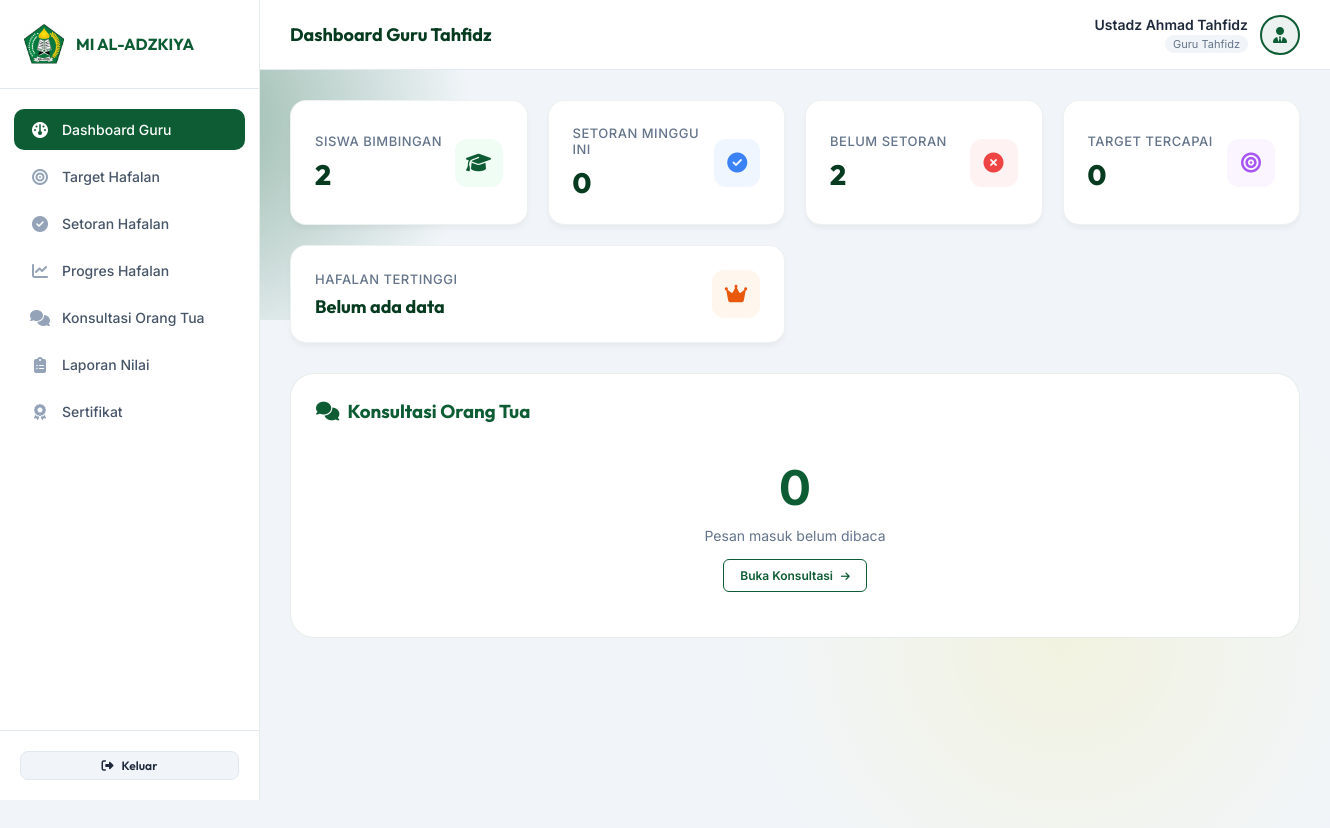
Page /guru/index.php (signed in) on the earlier database version.
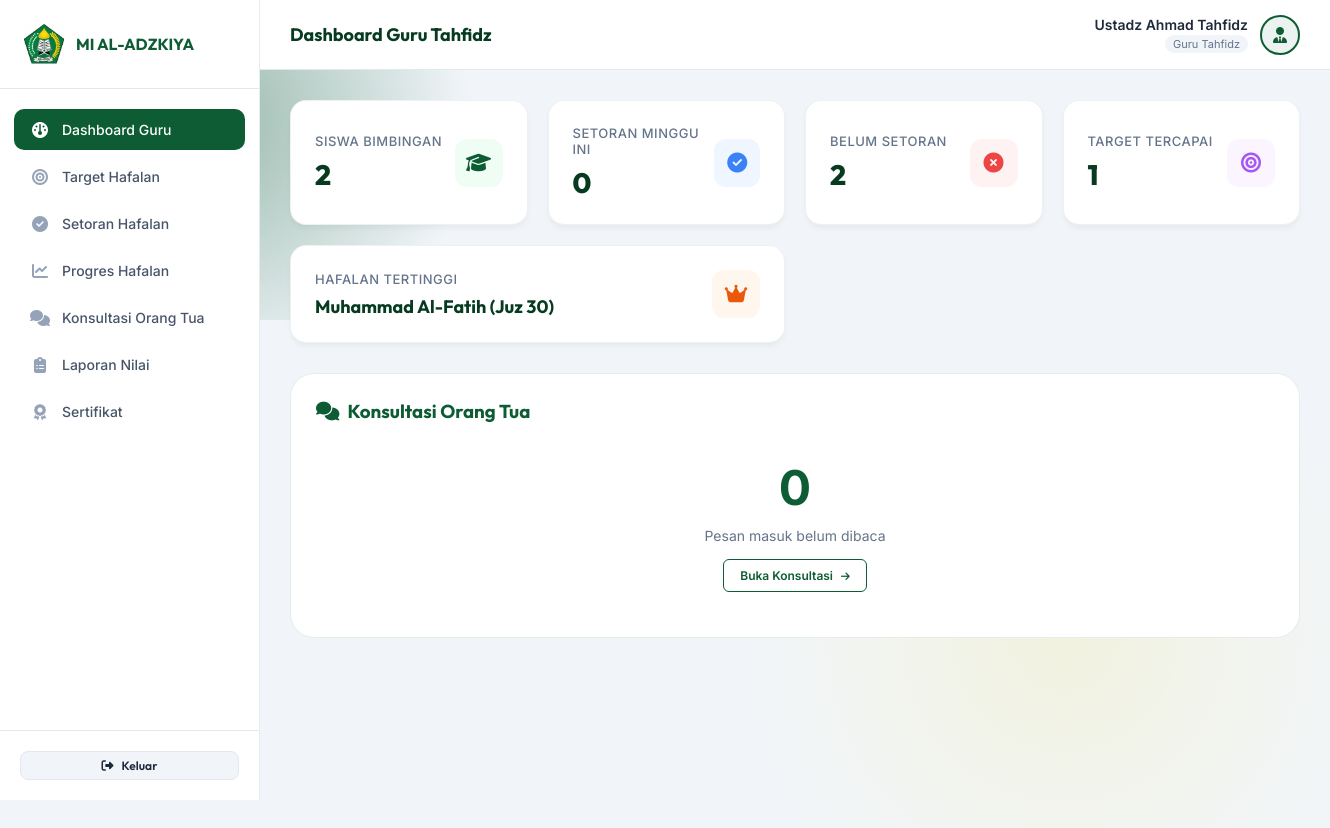
Same page on the later database version.
### tables this page shows
CREATE TABLE sertifikat (
    id INT AUTO_INCREMENT PRIMARY KEY,
    siswa_id INT NOT NULL,
    guru_id INT NOT NULL,
    juz_dihafal VARCHAR(50) NOT NULL,
    tanggal_lulus DATE NOT NULL,
    no_sertifikat VARCHAR(100) NOT NULL,
    predikat VARCHAR(50) NOT NULL,
    created_at TIMESTAMP DEFAULT CURRENT_TIMESTAMP,
    FOREIGN KEY (siswa_id) REFERENCES siswa(id) ON DELETE CASCADE,
    FOREIGN KEY (guru_id) REFERENCES guru_tahfidz(id) ON DELETE CASCADE
);

CREATE TABLE siswa (
    id INT AUTO_INCREMENT PRIMARY KEY,
    nisn VARCHAR(20) NOT NULL UNIQUE,
    nama_lengkap VARCHAR(100) NOT NULL,
    ttl VARCHAR(100) NULL,
    jenis_kelamin ENUM('L','P') NULL,
    kelas_id INT,
    orang_tua_id INT,
    status_aktif ENUM('aktif','alumni','keluar') DEFAULT 'aktif',
    foto_profil VARCHAR(255) NULL,
    FOREIGN KEY (kelas_id) REFERENCES kelas(id) ON DELETE SET NULL,
    FOREIGN KEY (orang_tua_id) REFERENCES orang_tua(id) ON DELETE SET NULL
);

### guru/index.php (the view, shortened to what the changed rows need)
<?php
require_once 'header.php';
$count_target_tercapai = 0;
$hafalan_tertinggi = "Belum ada data";
try {
    $stmt_kelas = $pdo->prepare("SELECT id, nama_kelas FROM kelas WHERE wali_kelas_id = :guru_id");
    $stmt_kelas->execute(['guru_id' => $guru_id]);
    $kelas_list = $stmt_kelas->fetchAll();
    $kelas_ids = array_column($kelas_list, 'id');
    if (!empty($kelas_ids)) {
        $in_clause = implode(',', array_fill(0, count($kelas_ids), '?'));
        $stmt_ta = $pdo->query("SELECT id, tahun, semester FROM tahun_ajaran WHERE status = 'aktif' LIMIT 1");
        $ta_aktif = $stmt_ta->fetch();
        if ($ta_aktif) {
            $stmt_targets = $pdo->prepare("
                SELECT th.*
                FROM target_hafalan th
                JOIN siswa s ON th.siswa_id = s.id
                WHERE s.kelas_id IN ($in_clause)
                  AND s.status_aktif = 'aktif'
                  AND th.tahun_ajaran_id = ?
            ");
            $params = $kelas_ids;
            $params[] = $ta_aktif['id'];
            $stmt_targets->execute($params);
            $active_targets = $stmt_targets->fetchAll();
            foreach ($active_targets as $target) {
                $s_id = $target['siswa_id'];
                $target_surah = trim($target['target_surah'] ?? '');
                $target_juz = trim($target['target_juz'] ?? '');
                $achieved = false;
                if ($target_surah !== '') {
                    $stmt_check_setoran = $pdo->prepare("
                        SELECT COUNT(*)
                        FROM setoran_tahfidz
                        WHERE siswa_id = :siswa_id
                          AND jenis = 'ziadah'
                          AND surah = :surah
                    ");
                    $stmt_check_setoran->execute([
                        'siswa_id' => $s_id,
                        'surah' => $target_surah
                    ]);
                    if ($stmt_check_setoran->fetchColumn() > 0) {
                        $achieved = true;
                    }
                }
                if ($achieved) {
                    $count_target_tercapai++;
                }
            }
        }
        $stmt_cert_highest = $pdo->prepare("
            SELECT s.nama_lengkap, c.juz_dihafal
            FROM sertifikat c
            JOIN siswa s ON c.siswa_id = s.id
            WHERE s.kelas_id IN ($in_clause) AND s.status_aktif = 'aktif'
            ORDER BY c.juz_dihafal DESC, c.id DESC
            LIMIT 1
        ");
        $stmt_cert_highest->execute($kelas_ids);
        $cert_highest = $stmt_cert_highest->fetch();
        $stmt_highest = $pdo->prepare("
            SELECT s.nama_lengkap, COUNT(DISTINCT st.surah) as total_surah
            FROM setoran_tahfidz st
            JOIN siswa s ON st.siswa_id = s.id
            WHERE s.kelas_id IN ($in_clause)
              AND s.status_aktif = 'aktif'
              AND st.jenis = 'ziadah'
            GROUP BY s.id, s.nama_lengkap
            ORDER BY total_surah DESC
            LIMIT 1
        ");
        $stmt_highest->execute($kelas_ids);
        $highest_data = $stmt_highest->fetch();
        if ($cert_highest) {
            $hafalan_tertinggi = htmlspecialchars($cert_highest['nama_lengkap']) . " (" . htmlspecialchars($cert_highest['juz_dihafal']) . ")";
        } elseif ($highest_data) {
            $hafalan_tertinggi = htmlspecialchars($highest_data['nama_lengkap']) . " (" . $highest_data['total_surah'] . " Surah)";
        }
    }
} catch (\PDOException $e) {
    $error = 'Gagal memuat ringkasan data dashboard: ' . $e->getMessage();
}
?>
<div class="stat-grid">
    <div class="stat-card">
        <div class="stat-info">
            <h3>Target Tercapai</h3>
            <p><?php echo $count_target_tercapai; ?></p>
        </div>
    </div>
    <div class="stat-card" style="grid-column: span 2;">
        <div class="stat-info" style="width: calc(100% - 60px);">
            <h3>Hafalan Tertinggi</h3>
            <p style="font-size: 18px; margin-top: 5px; color: var(--primary-dark); font-weight: 700; white-space: nowrap; overflow: hidden; text-overflow: ellipsis;"
                title="<?php echo $hafalan_tertinggi; ?>">
                <?php echo $hafalan_tertinggi; ?>
            </p>
        </div>
    </div>
</div>
</div>
</div>
</body>
</html>

Differences in the rows shown:
added sertifikat: hafalan_tertinggi "Muhammad Al-Fatih (Juz 30)"
Other differences:
$count_target_tercapai: "0" → "1"
$hafalan_tertinggi: "Belum ada data" → (not shown)
